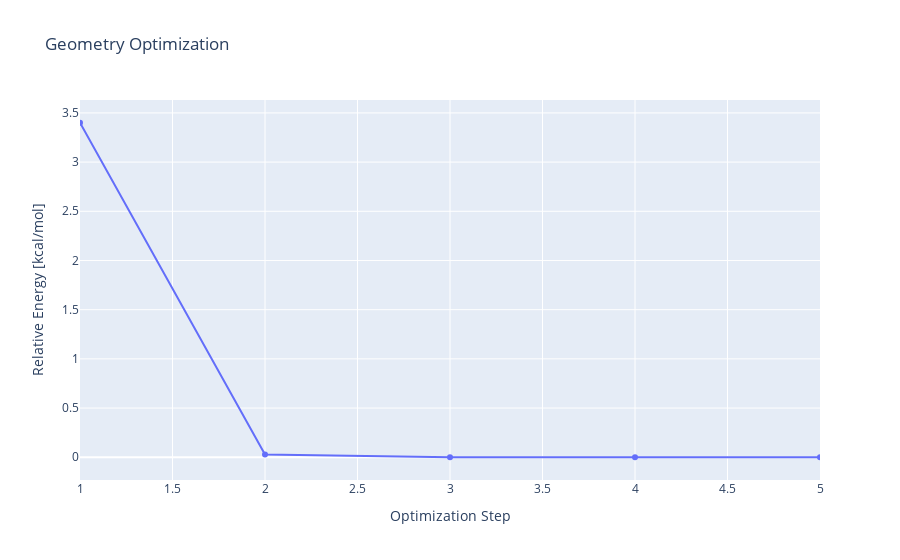
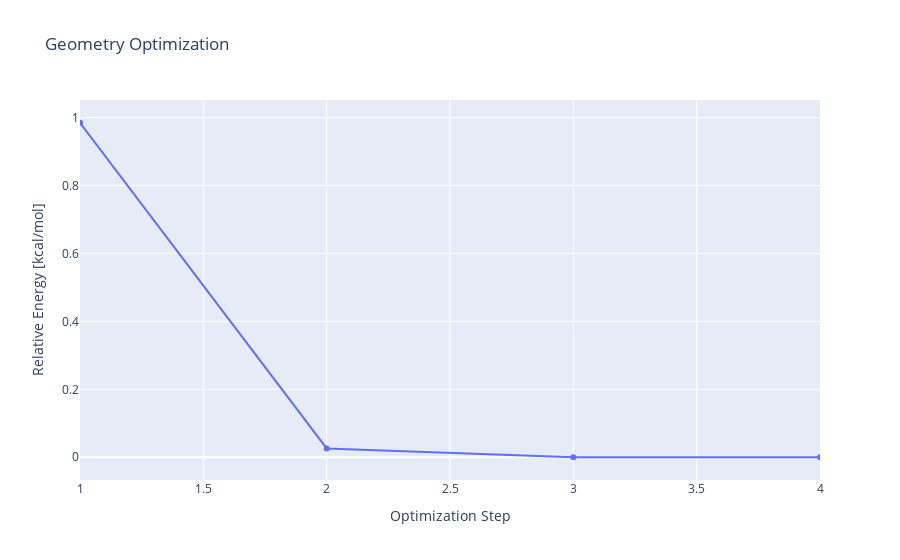
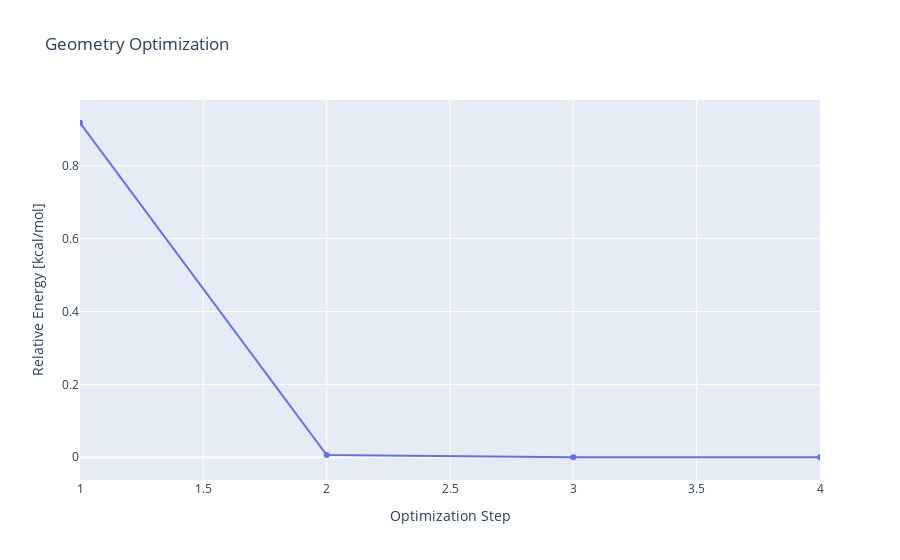
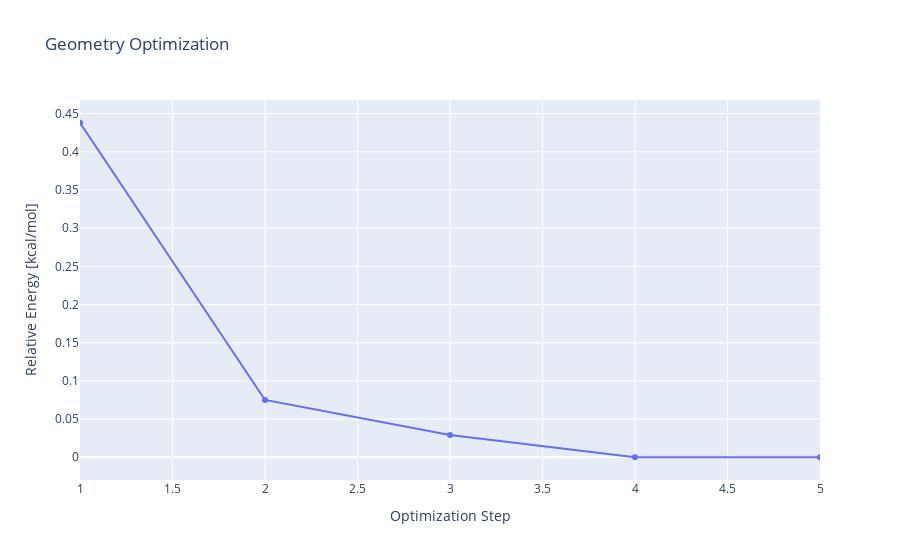

Write notebook code for charts like these, in order.
### Code cell
molecules=['CO','CH3OH','CO2','H2CO']
list_of_mol_objects=[]

for molecule in molecules:
    optimisation=workflow(ds_mols,molecule,'blyp-d3bj_def2-svpd')
    mol=optimisation.create_molecule()
    list_of_mol_objects.append(mol)
    optimisation.add_specification()
    #optimisation.compute_molecule()
    optimisation.get_results()[1].show_history()
    print(optimisation.get_results()[1].energies)
    
    

mol_visualisation_dict={mol:object for mol,object in zip(molecules,list_of_mol_objects)}
    
mol_visualisation_dict['CO2']

### Figure 1 — Plotly figure (JSON) as saved in the notebook; plotly's stock layout.template omitted (floating-point values rounded to 4 significant figures)
{"data": [{"mode": "lines+markers", "type": "scatter", "x": [1, 2, 3, 4, 5], "y": [3.4, 0.028, 0.001, 0, 0]}], "layout": {"title": {"text": "Geometry Optimization"}, "xaxis": {"range": [1, 5], "title": {"text": "Optimization Step"}}, "yaxis": {"title": {"text": "Relative Energy [kcal/mol]"}, "zeroline": true}}}

### Figure 2 — Plotly figure (JSON) as saved in the notebook; plotly's stock layout.template omitted (floating-point values rounded to 4 significant figures)
{"data": [{"mode": "lines+markers", "type": "scatter", "x": [1, 2, 3, 4], "y": [0.985, 0.026, 0, 0]}], "layout": {"title": {"text": "Geometry Optimization"}, "xaxis": {"range": [1, 4], "title": {"text": "Optimization Step"}}, "yaxis": {"title": {"text": "Relative Energy [kcal/mol]"}, "zeroline": true}}}

### Figure 3 — Plotly figure (JSON) as saved in the notebook; plotly's stock layout.template omitted (floating-point values rounded to 4 significant figures)
{"data": [{"mode": "lines+markers", "type": "scatter", "x": [1, 2, 3, 4], "y": [0.918, 0.006, 0, 0]}], "layout": {"title": {"text": "Geometry Optimization"}, "xaxis": {"range": [1, 4], "title": {"text": "Optimization Step"}}, "yaxis": {"title": {"text": "Relative Energy [kcal/mol]"}, "zeroline": true}}}

### Figure 4 — Plotly figure (JSON) as saved in the notebook; plotly's stock layout.template omitted (floating-point values rounded to 4 significant figures)
{"data": [{"mode": "lines+markers", "type": "scatter", "x": [1, 2, 3, 4, 5], "y": [0.438, 0.075, 0.029, 0, 0]}], "layout": {"title": {"text": "Geometry Optimization"}, "xaxis": {"range": [1, 5], "title": {"text": "Optimization Step"}}, "yaxis": {"title": {"text": "Relative Energy [kcal/mol]"}, "zeroline": true}}}
